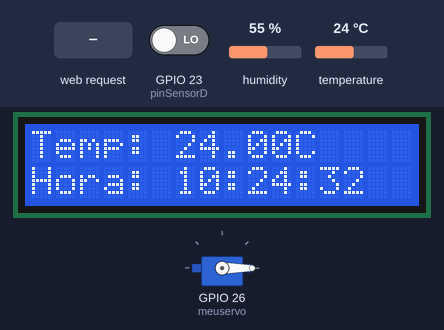
Simulated run of this sketch. Board: ESP32. Shown: 16×2 character LCD, servo. Inputs (shaded band) come from the test bench; at power-on: temperature 24 °C, GPIO 23 (pinSensorD) LOW, humidity 55 %. WiFi joins after 1.5 s; servers stay silent unless stated; network time is answered at once with the bench clock; the local clock reads 2024-03-15 10:24:30 at power-on unless the sketch sets it; what the sketch prints to the serial monitor is not drawn.

Above: at 3.2 s.
3.3 s: HTTP request GET /control-servo?status=abrir received
At 5.7 s:
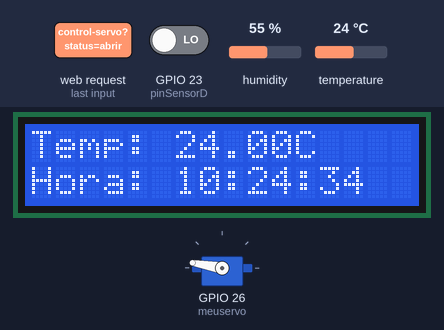
9.3 s: temperature set to 12 °C
At 10.8 s:
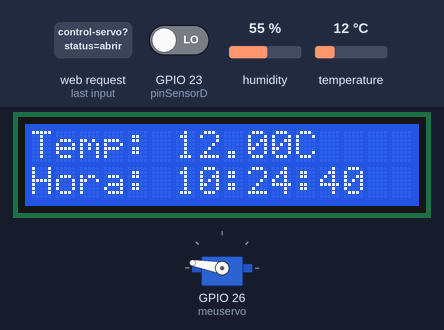
13.9 s: temperature set to 19 °C
At 15.0 s:
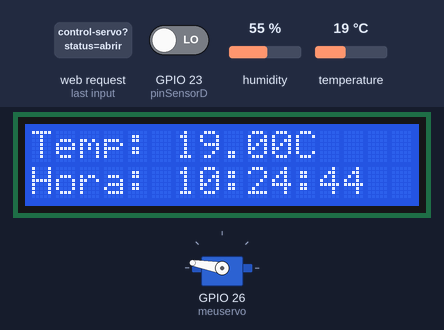
17.9 s: HTTP request GET /control-servo?status=fechar received
At 19.2 s:
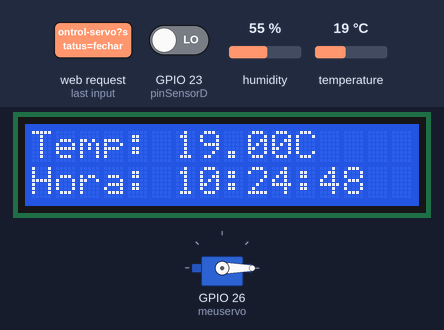
20.0 s: HTTP request GET /toggle-automatic?automatic=true received
At 21.4 s:
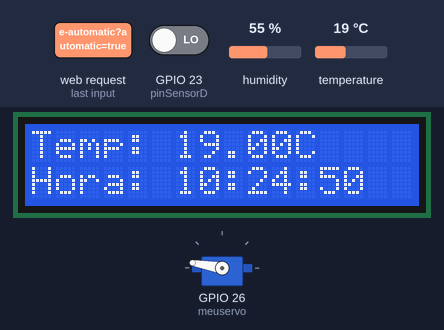
22.0 s: temperature set to 28 °C
At 23.7 s:
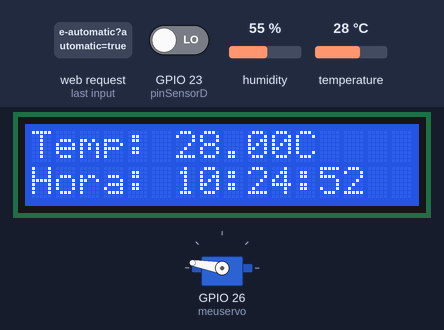
Timing chart, 0 to 25.2 s (numbered marks = the images above; inputs shaded):
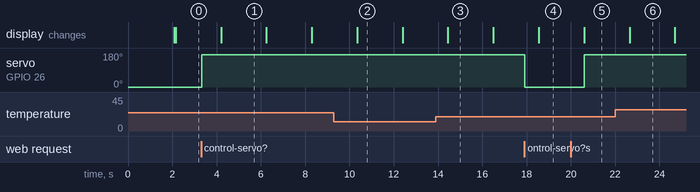

Measured:
- after the input at 3.3 s, servo on GPIO 26 (meuservo): 0° → 170° at once
- after the input at 17.9 s, servo on GPIO 26 (meuservo): 170° → 0° at once
- after the input at 20.0 s, servo on GPIO 26 (meuservo): 0° → 170° after 0.60 s
- what the display in image 1 shows lasts 2.1 s, from 4.2 s to 6.3 s

The sketch:

WILCON.ino
```cpp
#include <ESPAsyncWebServer.h>
#include <WiFi.h>
#include <ESP32Servo.h>
#include <LiquidCrystal_I2C.h>
#include <ArduinoJson.h>
#include <NTPClient.h>
#include <WiFiUdp.h>
#include <DHT.h>

// Configurações WiFi
const char* ssid = "iPhone de Wilcon";
const char* password = "1357924680";

// Criação do servidor
AsyncWebServer server(80);

// Inicialização de componentes
LiquidCrystal_I2C lcd(0x27, 16, 2);
Servo meuservo;

#define DHTPIN 4 // Pino para o sensor DHT11
#define DHTTYPE DHT11 // Tipo do sensor DHT

#define btnPress 19 //pino do botão

DHT dht(DHTPIN, DHTTYPE); // Inicialização do objeto DHT

#define pinSensorD 23 // Pino para outro sensor digital

// Variável para armazenar o estado do modo automático
bool modoAutomatico = false;

// Variáveis para armazenar os valores de temperatura e umidade
float temperatura = 0;
float umidade = 0;

// Configuração do cliente NTP
WiFiUDP ntpUDP;
NTPClient timeClient(ntpUDP, "pool.ntp.org", -10800, 60000); // Ajuste de fuso horário para GMT-3

void controleServo(String status) {
  if (status == "abrir") {
    meuservo.write(170);
    Serial.println("Servo abrindo (170 graus)");
  } else if (status == "fechar") {
    meuservo.write(0);
    Serial.println("Servo fechando (0 graus)");
  }
}

void setup() {
  Serial.begin(115200);

  // Configuração do WiFi
  Serial.println("Iniciando conexão WiFi...");
  WiFi.begin(ssid, password);
  while (WiFi.status() != WL_CONNECTED) {
    delay(1000);
    Serial.println("Conectando ao WiFi...");
  }

  // Log do IP do ESP32 após conexão bem-sucedida
  Serial.println();
  Serial.println("========================================");
  Serial.println("WiFi conectado!");
  Serial.print("SSID: ");
  Serial.println(ssid);
  Serial.print("Endereço IP do ESP32: ");
  Serial.println(WiFi.localIP());
  Serial.println("========================================");
  Serial.println();

  // Inicialização do LCD
  lcd.init();
  lcd.backlight();

  // Configuração do servo
  meuservo.attach(26);
  meuservo.write(0);

  // Inicialização do sensor DHT
  dht.begin();

  // Configuração dos pinos
  pinMode(pinSensorD, INPUT);
  pinMode(18, INPUT);
  pinMode(btnPress, INPUT);

  // Rota para controle do servo
  server.on("/control-servo", HTTP_GET, [](AsyncWebServerRequest *request) {
    if (request->hasParam("status")) {
      String status = request->getParam("status")->value();
      controleServo(status);
    }
    request->send(200, "text/plain", "Comando recebido");
  });

  // Rota para alternar o modo automático
  server.on("/toggle-automatic", HTTP_GET, [](AsyncWebServerRequest *request) {
    if (request->hasParam("automatic")) {
      String automatic = request->getParam("automatic")->value();
      if (automatic == "true") {
        modoAutomatico = true;
        Serial.println("Modo automático ativado");
      } else {
        modoAutomatico = false;
        Serial.println("Modo automático desativado");
      }
    }
    request->send(200, "text/plain", "Comando de modo automático recebido");
  });

  // Rota para obter o IP do ESP32
  server.on("/get-ip", HTTP_GET, [](AsyncWebServerRequest *request) {
    String ip = WiFi.localIP().toString();
    Serial.println("IP solicitado via Web: " + ip);
    request->send(200, "text/plain", "Endereço IP do ESP32: " + ip);
  });

  // Rota para obter dados de temperatura e umidade do sensor DHT
  server.on("/get-dht", HTTP_GET, [](AsyncWebServerRequest *request) {
    DynamicJsonDocument json(200);
    json["temperatura"] = String(temperatura);
    json["umidade"] = String(umidade);

    String response;
    serializeJson(json, response);
    request->send(200, "application/json", response);

    Serial.println("Dados DHT11 solicitados via Web");
  });

  // Inicialização do cliente NTP
  timeClient.begin();

  // Inicialização do servidor
  server.begin();
  Serial.println("Servidor Web iniciado!");
  Serial.println("Acesse o ESP32 via navegador em: http://" + WiFi.localIP().toString());
}

void loop() {
  // Atualizar hora
  timeClient.update();

  // Leitura dos dados do sensor DHT
  umidade = dht.readHumidity();
  temperatura = dht.readTemperature();


  if (isnan(umidade) || isnan(temperatura)) {
    Serial.println("Falha ao ler do sensor DHT!");
  } else {
    // Atualização do LCD
    lcd.setCursor(0, 0);
    lcd.print("Temp: " + String(temperatura) + "C");
    lcd.setCursor(0, 1);
    lcd.print("Hora: " + timeClient.getFormattedTime());

    // Log das leituras
    Serial.println("Temperatura: " + String(temperatura) + "°C");
    Serial.println("Umidade: " + String(umidade) + "%");
  }

  // Lógica para controle automático baseado nas leituras do DHT11
  if (modoAutomatico) {
    if (digitalRead(pinSensorD) == HIGH) {
      meuservo.write(0);
      Serial.println("Modo automático: Sensor ativado, fechando as telhas.");
    } else {
      meuservo.write(170);
      Serial.println("Modo automático: Sensor desativado, abrindo as telhas.");
    }
  }

  delay(2000);
}
```
